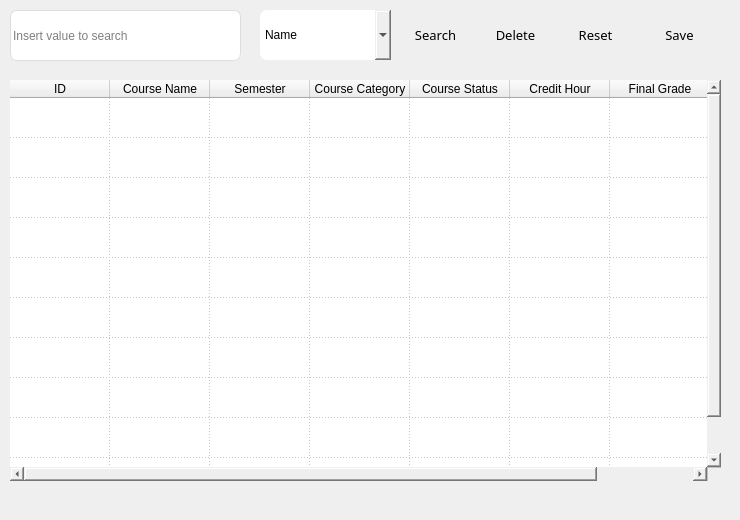
      <widget class="QWidget" name="ViewCourse">
       <widget class="QGroupBox" name="viewInstructorContainer">
        <property name="geometry">
         <rect>
          <x>0</x>
          <y>0</y>
          <width>731</width>
          <height>511</height>
         </rect>
        </property>
        <property name="styleSheet">
         <string notr="true">
border-radius: 7px;</string>
        </property>
        <property name="title">
         <string/>
        </property>
        <widget class="QTableWidget" name="instructorTable">
         <property name="geometry">
          <rect>
           <x>10</x>
           <y>80</y>
           <width>711</width>
           <height>401</height>
          </rect>
         </property>
         <property name="styleSheet">
          <string notr="true"/>
         </property>
         <property name="editTriggers">
          <set>QAbstractItemView::DoubleClicked|QAbstractItemView::EditKeyPressed|QAbstractItemView::SelectedClicked</set>
         </property>
         <property name="showGrid">
          <bool>true</bool>
         </property>
         <property name="gridStyle">
          <enum>Qt::DotLine</enum>
         </property>
         <property name="cornerButtonEnabled">
          <bool>false</bool>
         </property>
         <attribute name="verticalHeaderVisible">
          <bool>false</bool>
         </attribute>
         <attribute name="verticalHeaderDefaultSectionSize">
          <number>40</number>
         </attribute>
         <row>
          <property name="text">
           <string>1</string>
          </property>
         </row>
         <row>
          <property name="text">
           <string>2</string>
          </property>
         </row>
         <row>
          <property name="text">
           <string>3</string>
          </property>
         </row>
         <row>
          <property name="text">
           <string>4</string>
          </property>
         </row>
         <row>
          <property name="text">
           <string>5</string>
          </property>
         </row>
         <row>
          <property name="text">
           <string>6</string>
          </property>
         </row>
         <row>
          <property name="text">
           <string>7</string>
          </property>
         </row>
         <row>
          <property name="text">
           <string>8</string>
          </property>
         </row>
         <row>
          <property name="text">
           <string>9</string>
          </property>
         </row>
         <row>
          <property name="text">
           <string>10</string>
          </property>
         </row>
         <column>
          <property name="text">
           <string>ID</string>
          </property>
         </column>
         <column>
          <property name="text">
           <string>Course Name</string>
          </property>
         </column>
         <column>
          <property name="text">
           <string>Semester</string>
          </property>
         </column>
         <column>
          <property name="text">
           <string>Course Category</string>
          </property>
         </column>
         <column>
          <property name="text">
           <string>Course Status</string>
          </property>
         </column>
         <column>
          <property name="text">
           <string>Credit Hour</string>
          </property>
         </column>
         <column>
          <property name="text">
           <string>Final Grade</string>
          </property>
         </column>
        </widget>
        <widget class="QLineEdit" name="searchInstructorInput">
         <property name="geometry">
          <rect>
           <x>10</x>
           <y>10</y>
           <width>231</width>
           <height>51</height>
          </rect>
         </property>
         <property name="styleSheet">
          <string notr="true">border-radius: 7px;
border: 1px solid #ddd;</string>
         </property>
         <property name="placeholderText">
          <string>Insert value to search</string>
         </property>
        </widget>
        <widget class="QPushButton" name="resetInstructorTable">
         <property name="geometry">
          <rect>
           <x>560</x>
           <y>10</y>
           <width>71</width>
           <height>50</height>
          </rect>
         </property>
         <property name="font">
          <font>
           <family>Century Gothic</family>
           <pointsize>10</pointsize>
           <weight>50</weight>
           <italic>false</italic>
           <bold>false</bold>
          </font>
         </property>
         <property name="styleSheet">
          <string notr="true"/>
         </property>
         <property name="text">
          <string>Reset</string>
         </property>
        </widget>
        <widget class="QPushButton" name="searchInstructor">
         <property name="geometry">
          <rect>
           <x>400</x>
           <y>10</y>
           <width>71</width>
           <height>50</height>
          </rect>
         </property>
         <property name="font">
          <font>
           <family>Century Gothic</family>
           <pointsize>10</pointsize>
           <weight>50</weight>
           <italic>false</italic>
           <bold>false</bold>
          </font>
         </property>
         <property name="styleSheet">
          <string notr="true"/>
         </property>
         <property name="text">
          <string>Search</string>
         </property>
        </widget>
        <widget class="QPushButton" name="deleteInstructor">
         <property name="geometry">
          <rect>
           <x>480</x>
           <y>10</y>
           <width>71</width>
           <height>50</height>
          </rect>
         </property>
         <property name="font">
          <font>
           <family>Century Gothic</family>
           <pointsize>10</pointsize>
           <weight>50</weight>
           <italic>false</italic>
           <bold>false</bold>
          </font>
         </property>
         <property name="styleSheet">
          <string notr="true"/>
         </property>
         <property name="text">
          <string>Delete</string>
         </property>
        </widget>
        <widget class="QPushButton" name="saveCourseData">
         <property name="geometry">
          <rect>
           <x>639</x>
           <y>10</y>
           <width>81</width>
           <height>50</height>
          </rect>
         </property>
         <property name="font">
          <font>
           <family>Century Gothic</family>
           <pointsize>10</pointsize>
           <weight>50</weight>
           <italic>false</italic>
           <bold>false</bold>
          </font>
         </property>
         <property name="styleSheet">
          <string notr="true"/>
         </property>
         <property name="text">
          <string>Save</string>
         </property>
        </widget>
        <widget class="QComboBox" name="instructorSearchType">
         <property name="geometry">
          <rect>
           <x>260</x>
           <y>10</y>
           <width>131</width>
           <height>50</height>
          </rect>
         </property>
         <property name="styleSheet">
          <string notr="true"/>
         </property>
         <item>
          <property name="text">
           <string>Name</string>
          </property>
         </item>
         <item>
          <property name="text">
           <string>ID</string>
          </property>
         </item>
        </widget>
       </widget>
      </widget>
